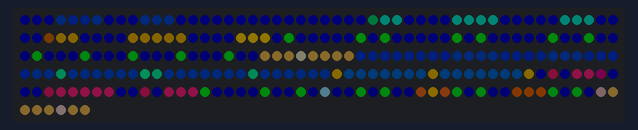
This program was run on a simulated Raspberry Pi Pico running MicroPython. Parts: 256 RGB LEDs in strip order, left to right, continuing on the next row. Dim RGB values are drawn brighter than linear; random numbers come from a fixed seed.

Above: at 2.15 s.
At 6.36 s:
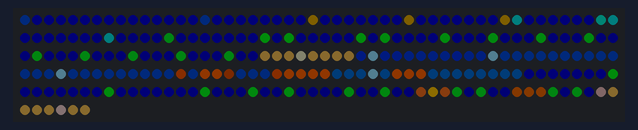
At 8.03 s:
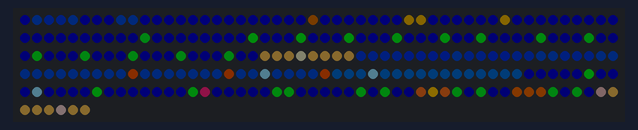

The program:

aquarium.py
```python
# Demo: Aquarium. Fische schwimmen hin und her, Seegras wiegt sich, aus einer Schatztruhe
# steigen Luftblasen auf, an der Oberflaeche flimmert Licht.
import time, random, math
import matrix as m

W, H = m.W, m.H
FRAME_MS = 40
FISH = 4           # Anzahl Fische
BUBBLE_RATE = 0.05 # Chance pro Bild fuer eine Luftblase

SIN = [math.sin(i * 2 * math.pi / 256) for i in range(256)]

# Fisch nach rechts schauend: T = Schwanzflosse, B = Koerper, E = Auge
FISH_ART = ("T.BBE.",
            "TBBBBB",
            "T.BBB.")
FW = len(FISH_ART[0])
FISH_COLS = ((255, 90, 0), (255, 200, 0), (255, 30, 120), (0, 255, 160), (120, 80, 255))

SAND = (150, 110, 40)
PEBBLES = {(3, H - 1): (90, 90, 80), (13, H - 1): (110, 100, 90), (8, H - 1): (80, 70, 60)}
CHEST = {(9, 13): (140, 70, 10), (10, 13): (200, 160, 0), (11, 13): (140, 70, 10),
         (9, 14): (110, 50, 5), (10, 14): (110, 50, 5), (11, 14): (110, 50, 5)}
WEEDS = [(1, 6), (5, 8), (14, 7), (12, 4)]      # (x, Hoehe)

def scale(c, f):
    return (int(c[0] * f), int(c[1] * f), int(c[2] * f))

def new_fish(i):
    col = FISH_COLS[i % len(FISH_COLS)]
    d = random.choice((-1, 1))
    return {"x": random.uniform(0, W - FW), "y": random.uniform(1, 10), "ty": random.uniform(1, 10),
            "dir": d, "speed": random.uniform(0.05, 0.13), "col": col,
            "tail": scale(col, 0.55), "eye": scale(col, 0.2), "ph": random.randrange(256)}

def water(x, y, frame):
    # nach unten dunkler, in den obersten 3 Reihen flimmerndes Licht
    f = 0.22 - y * 0.012
    if y < 3:
        f += max(0, SIN[(x * 23 + frame * 4 + y * 40) & 255]) * (0.12 - y * 0.04)
    return (0, int(60 * f), int(255 * f))

# Unbewegter Hintergrund (Wasser ab Reihe 3, Sandboden) wird einmal vorberechnet
m.clear()
for y in range(3, H - 1):
    for x in range(W):
        m.set(x, y, water(x, y, 0))
for x in range(W):
    m.set(x, H - 1, PEBBLES.get((x, H - 1), SAND))
BG = bytes(m.buf)

fishes = [new_fish(i) for i in range(FISH)]
bubbles = []       # [x, y, Wobbel-Phase]
frame = 0

def draw_fish(f):
    ox, oy = int(f["x"] + 0.5), int(f["y"] + 0.5)
    for ry, row in enumerate(FISH_ART):
        for rx, ch in enumerate(row):
            if ch == ".":
                continue
            x = ox + (rx if f["dir"] > 0 else FW - 1 - rx)
            col = f["col"] if ch == "B" else f["tail"] if ch == "T" else f["eye"]
            m.set(x, oy + ry, col)

while True:
    t = time.ticks_ms()
    frame += 1
    m.buf[:] = BG
    for y in range(3):
        for x in range(W):
            m.set(x, y, water(x, y, frame))
    # Seegras wiegt sich, oben staerker
    for wx, wh in WEEDS:
        for k in range(wh):
            y = H - 2 - k
            sway = SIN[(frame * 2 + k * 18 + wx * 30) & 255] * k / wh * 1.4
            g = 120 + k * 15
            m.set(int(wx + sway + 0.5), y, (0, g, 20))
    for (x, y), c in CHEST.items():
        m.set(x, y, c)
    # Fische
    for f in fishes:
        f["x"] += f["dir"] * f["speed"]
        f["ph"] = (f["ph"] + 3) & 255
        if abs(f["ty"] - f["y"]) < 0.2 or random.random() < 0.003:
            f["ty"] = random.uniform(0, 10)
        f["y"] += (f["ty"] - f["y"]) * 0.01 + SIN[f["ph"]] * 0.02
        # am Rand oder einfach mal so umdrehen
        if (f["dir"] > 0 and f["x"] > W + 2) or (f["dir"] < 0 and f["x"] < -FW - 2) or random.random() < 0.002:
            f["dir"] = -f["dir"]
            f["speed"] = random.uniform(0.05, 0.13)
        draw_fish(f)
    # Luftblasen aus der Truhe
    if random.random() < BUBBLE_RATE:
        bubbles.append([10.0, 12.0, random.randrange(256)])
    for b in bubbles:
        b[1] -= 0.18
        b[2] = (b[2] + 12) & 255
        m.set(int(b[0] + SIN[b[2]] * 0.7 + 0.5), int(b[1] + 0.5), (140, 220, 255))
    bubbles = [b for b in bubbles if b[1] > -0.5]
    m.show()
    time.sleep_ms(max(0, FRAME_MS - time.ticks_diff(time.ticks_ms(), t)))
```

matrix.py
```python
# Gemeinsame Bibliothek fuer alle Demos: 4x WS2812B 8x8 als 16x16-Flaeche an GP22
# Anordnung: 1 links oben, 2 links unten, 3 rechts oben, 4 rechts unten
# Farben werden immer in voller Aufloesung (0-255) angegeben, show() dimmt sie herunter.
import machine, neopixel, micropython, array

PIN = 22
W = H = 16
N = W * H
MAX = 16  # max. Helligkeit pro Kanal (0-255) -> ca. 500 mA gesamt, VSYS gemessen stabil bis MAX 22
# Helligkeitsausgleich je Matrix (1, 2, 3, 4) und Farbkanal (R, G, B).
# Matrix 1 hat andere LEDs: Rot/Gruen doppelt so hell, Blau ca. 1,45x (per Auge abgeglichen)
GAIN = ((0.5, 0.5, 0.69), (1, 1, 1), (1, 1, 1), (1, 1, 1))
# Strombremse: Summe aller Kanaele (0-255) darf das nicht ueberschreiten,
# sonst wird alles gleichmaessig gedimmt. 255 je LED = so viel wie der Regenbogen.
BUDGET = N * 255

_np = neopixel.NeoPixel(machine.Pin(PIN), N)
buf = bytearray(N * 3)  # R, G, B je LED, Index = LED-Nummer in der Kette

# Faktor je LED und Kanal in Festkomma (x1024), damit show() ohne Fliesskomma auskommt
_mul = array.array('H', [round(MAX * GAIN[i // 3 // 64][i % 3] * 1024 / 255) for i in range(N * 3)])

@micropython.viper
def _sum(src: ptr8, n: int) -> int:
    t = 0
    i = 0
    while i < n:
        t += src[i]
        i += 1
    return t

@micropython.viper
def _render(src: ptr8, dst: ptr8, mul: ptr16, n: int, k: int):
    # RGB (0-255) -> gedimmt, korrigiert, gerundet, in GRB-Reihenfolge fuer die WS2812B
    j = 0
    while j < n:
        dst[j + 1] = (src[j] * mul[j] * k + 524288) >> 20
        dst[j] = (src[j + 1] * mul[j + 1] * k + 524288) >> 20
        dst[j + 2] = (src[j + 2] * mul[j + 2] * k + 524288) >> 20
        j += 3

def xy(x, y):
    m = (x // 8) * 2 + (y // 8)
    return m * 64 + (y % 8) * 8 + (x % 8)

def set(x, y, c):
    if 0 <= x < W and 0 <= y < H:
        i = xy(x, y) * 3
        buf[i] = c[0]; buf[i + 1] = c[1]; buf[i + 2] = c[2]

def get(x, y):
    i = xy(x, y) * 3
    return (buf[i], buf[i + 1], buf[i + 2])

def fill(c):
    for i in range(0, N * 3, 3):
        buf[i] = c[0]; buf[i + 1] = c[1]; buf[i + 2] = c[2]

def clear():
    fill((0, 0, 0))

def show():
    tot = _sum(buf, N * 3)
    k = 1024 if tot <= BUDGET else 1024 * BUDGET // tot
    _render(buf, _np.buf, _mul, N * 3, k)
    _np.write()

def wheel(p):
    # Farbrad 0..767, jeweils nur 2 Kanaele aktiv
    p %= 768
    if p < 256:
        return (255 - p, p, 0)
    p -= 256
    if p < 256:
        return (0, 255 - p, p)
    p -= 256
    return (p, 0, 255 - p)
```
